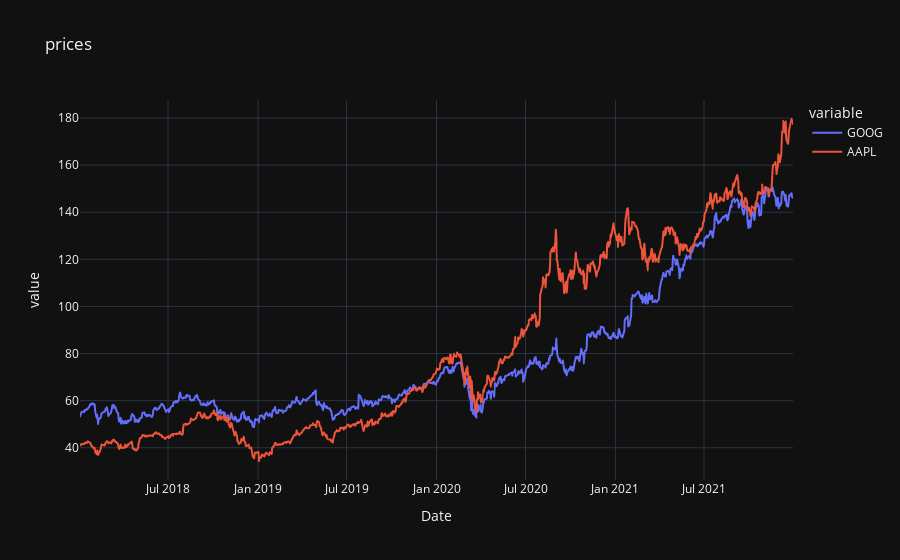

The cell this chart's notebook holds for it:
### Code cell
az = px.line(df,x=df.index,y=[df['GOOG'],df['AAPL']],template='plotly_dark',title='prices')
az

### Figure 1 — Plotly figure (JSON) as saved in the notebook; plotly's stock layout.template omitted (floating-point values rounded to 4 significant figures; data arrays with more than 128 entries replaced by an {"elided": "..."} marker saying what was removed)
{"data": [{"hovertemplate": "variable=GOOG<br>Date=%{x}<br>value=%{y}<extra></extra>", "legendgroup": "GOOG", "line": {"color": "#636efa", "dash": "solid"}, "marker": {"symbol": "circle"}, "mode": "lines", "name": "GOOG", "showlegend": true, "type": "scattergl", "x": {"elided": "1007 str values"}, "xaxis": "x", "y": {"elided": "1007 float values"}, "yaxis": "y"}, {"hovertemplate": "variable=AAPL<br>Date=%{x}<br>value=%{y}<extra></extra>", "legendgroup": "AAPL", "line": {"color": "#EF553B", "dash": "solid"}, "marker": {"symbol": "circle"}, "mode": "lines", "name": "AAPL", "showlegend": true, "type": "scattergl", "x": {"elided": "1007 str values"}, "xaxis": "x", "y": {"elided": "1007 float values"}, "yaxis": "y"}], "layout": {"legend": {"title": {"text": "variable"}, "tracegroupgap": 0}, "title": {"text": "prices"}, "xaxis": {"anchor": "y", "domain": [0, 1], "title": {"text": "Date"}}, "yaxis": {"anchor": "x", "domain": [0, 1], "title": {"text": "value"}}}}
